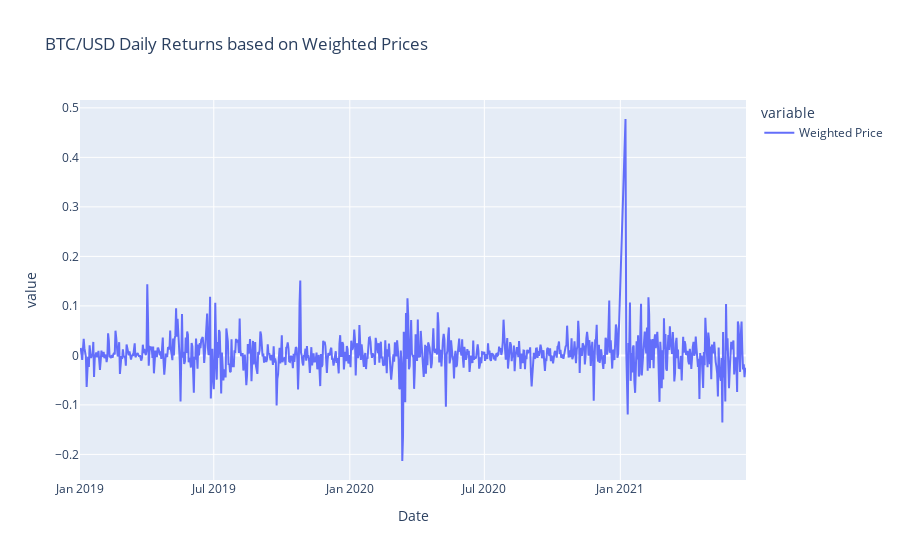

Notebook cell for this chart:
### Code cell
#Plotting Daily returns from Weighted Prices
btc_weighted_returns_fig = px.line(btc_weighted_returns, title = 'BTC/USD Daily Returns based on Weighted Prices' )
btc_weighted_returns_fig.show()

### Figure 1 — Plotly figure (JSON) as saved in the notebook; plotly's stock layout.template omitted (floating-point values rounded to 4 significant figures; data arrays with more than 128 entries replaced by an {"elided": "..."} marker saying what was removed)
{"data": [{"hovertemplate": "variable=Weighted Price<br>Date=%{x}<br>value=%{y}<extra></extra>", "legendgroup": "Weighted Price", "line": {"color": "#636efa", "dash": "solid"}, "mode": "lines", "name": "Weighted Price", "orientation": "v", "showlegend": true, "type": "scatter", "x": {"elided": "893 str values"}, "xaxis": "x", "y": {"elided": "893 float values"}, "yaxis": "y"}], "layout": {"autosize": true, "legend": {"title": {"text": "variable"}, "tracegroupgap": 0}, "title": {"text": "BTC/USD Daily Returns based on Weighted Prices"}, "xaxis": {"anchor": "y", "autorange": true, "domain": [0, 1], "range": ["2019-01-01", "2021-06-20"], "title": {"text": "Date"}, "type": "date"}, "yaxis": {"anchor": "x", "autorange": true, "domain": [0, 1], "range": [-0.2517, 0.5159], "title": {"text": "value"}, "type": "linear"}}}
